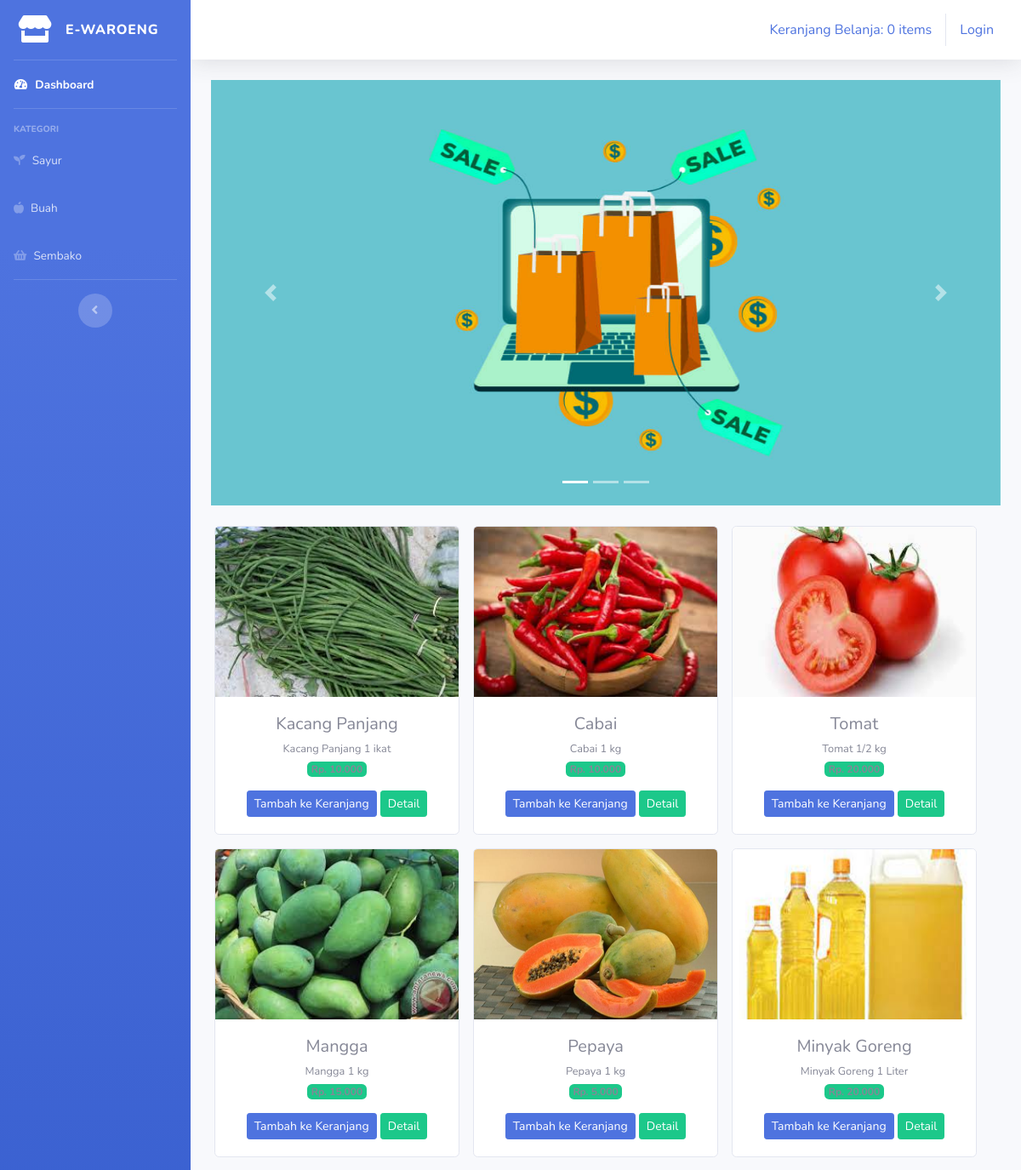
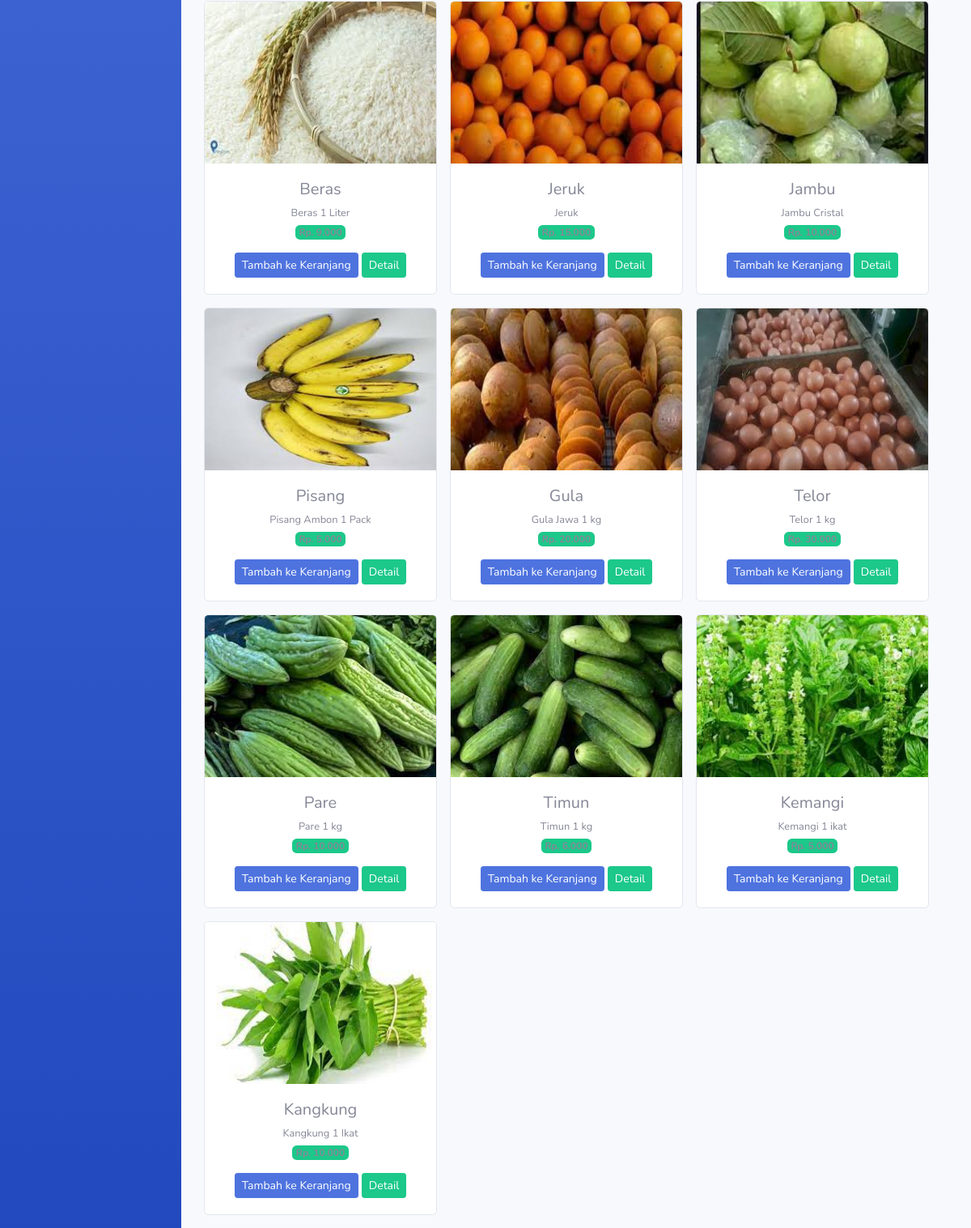
The page / on the database its author committed (2 pictures, top to bottom).
### tables this page shows
CREATE TABLE `tb_barang` (
  `id_brg` int(11) NOT NULL,
  `nama_brg` varchar(120) NOT NULL,
  `keterangan` varchar(225) NOT NULL,
  `kategori` varchar(60) NOT NULL,
  `harga` int(11) NOT NULL,
  `stok` int(4) NOT NULL,
  `gambar` text NOT NULL
);

### application/controllers/Welcome.php (called while the page is built, shortened)
<?php
class Welcome extends CI_Controller {
	public function index()
    {
        $data['barang'] = $this->model_barang->tampil_data()->result();
        $this->load->view('templates/header');
        $this->load->view('templates/sidebar');
        $this->load->view('dashboard', $data);
        $this->load->view('templates/footer');
    }
}

### index.php (called while the page is built, shortened)
<?php
require_once BASEPATH.'core/CodeIgniter.php';

### application/models/model_barang.php (called while the page is built, shortened)
<?php
class model_barang extends CI_Model{
    public function tampil_data(){
        return $this->db->get('tb_barang');
    }
}

### application/views/dashboard.php (the view, shortened to what this page needs)
<div class="container-fluid">
    <div id="carouselExampleIndicators" class="carousel slide" data-ride="carousel">
        <ol class="carousel-indicators">
            <li data-target="#carouselExampleIndicators" data-slide-to="0" class="active"></li>
            <li data-target="#carouselExampleIndicators" data-slide-to="1"></li>
            <li data-target="#carouselExampleIndicators" data-slide-to="2"></li>
        </ol>
        <div class="carousel-inner">
            <div class="carousel-item active">
            <img class="d-block w-100" src="<?php echo base_url('assets/img/slide1.jpg') ?>" alt="First slide" height="500">
            </div>
        </div>
        <a class="carousel-control-prev" href="#carouselExampleIndicators" role="button" data-slide="prev">
            <span class="carousel-control-prev-icon" aria-hidden="true"></span>
        </a>
        <a class="carousel-control-next" href="#carouselExampleIndicators" role="button" data-slide="next">
            <span class="carousel-control-next-icon" aria-hidden="true"></span>
        </a>
    </div>
    <div class="row text-center mt-4">
        <?php foreach ($barang as $brg) : ?>
            <div class="card ml-3 mb-3" style="width: 18rem;">
                <img src="<?php echo base_url().'/uploads/'.$brg->gambar ?>" class="card-img-top" alt="..." height="200">
                <div class="card-body">
                    <h5 class="card-title mb-1"><?php echo $brg->nama_brg ?></h5>
                    <small><?php echo $brg->keterangan ?></small><br>
                    <span class="badge bg-success mb-3">Rp. <?php
                        echo number_format($brg->harga, 0,',','.') ?></span><br>
                    <?php echo anchor('dashboard/tambah_ke_keranjang/'.$brg
                        ->id_brg, '<div class="btn btn-sm btn-primary">Tambah ke Keranjang</div>')?>
                    <?php echo anchor('dashboard/detail/'.$brg
                        ->id_brg, '<div class="btn btn-sm btn-success">Detail</div>')?>
                </div>
            </div>
        <?php endforeach; ?>
    </div>
</div>

### application/views/templates/header.php (shortened to what this page needs)
<!DOCTYPE html>
<html lang="en">
<head>
    <link href="<?php echo base_url() ?>assets/vendor/fontawesome-free/css/all.min.css" rel="stylesheet" type="text/css">
    <link href="<?php echo base_url() ?>assets/css/sb-admin-2.min.css" rel="stylesheet">
</head>

### application/views/templates/sidebar.php (shortened to what this page needs)
<body id="page-top">
    <div id="wrapper">
        <ul class="navbar-nav bg-gradient-primary sidebar sidebar-dark accordion" id="accordionSidebar">
            <a class="sidebar-brand d-flex align-items-center justify-content-center">
                <div class="sidebar-brand-icon ">
                    <i class="fas fa-store"></i>
                </div>
                <div class="sidebar-brand-text mx-3">E-WAROENG</div>
            </a>
            <hr class="sidebar-divider my-0">
            <li class="nav-item active">
                <a class="nav-link" href="<?php echo base_url('welcome') ?>">
                    <i class="fas fa-fw fa-tachometer-alt"></i>
                    <span>Dashboard</span></a>
            </li>
            <hr class="sidebar-divider">
            <div class="sidebar-heading">
                Kategori
            </div>
            <li class="nav-item">
                <a class="nav-link" href="<?php echo base_url('kategori/sayur') ?>">
                    <i class="fas fa-seedling"></i>
                    <span>Sayur</span></a>
            </li>
            <li class="nav-item">
                <a class="nav-link" href="<?php echo base_url('kategori/buah') ?>">
                    <i class="fas fa-apple-alt"></i>
                    <span>Buah</span></a>
            </li>
            <li class="nav-item">
                <a class="nav-link" href="<?php echo base_url('kategori/sembako') ?>">
                    <i class="fas fa-shopping-basket"></i>
                    <span>Sembako</span></a>
            </li>
            <hr class="sidebar-divider d-none d-md-block">
            <div class="text-center d-none d-md-inline">
                <button class="rounded-circle border-0" id="sidebarToggle"></button>
            </div>
        </ul>
        <div id="content-wrapper" class="d-flex flex-column">
            <div id="content">
                <nav class="navbar navbar-expand navbar-light bg-white topbar mb-4 static-top shadow">
                    <ul class="navbar-nav ml-auto">
                        <div class="navbar">
                            <ul class="nav navbar-nav navbar-right">
                                <li>
                                    <?php
                                    $keranjang = 'Keranjang Belanja: ' . $this->cart->total_items() . ' items'
                                    ?>
                                    <?php echo anchor('dashboard/detail_keranjang', $keranjang) ?>
                                </li>
                            </ul>
                            <ul class="na navbar-nav navbar-right">
                                <?php if ($this->session->userdata('username')) {
                                ?>
                                    <li>
                                        <div>Selamat Datang <?php echo $this->session->userdata('username') ?></div>
                                    </li>
                                    <li class="ml-2"><?php echo anchor('auth/logout', 'Logout') ?></li>
                                <?php } else { ?>
                                    <li><?php echo anchor('auth/login', 'Login'); ?></li>
                                <?php } ?>
                            </ul>
                        </div>
                    </ul>
                </nav>

### application/views/templates/footer.php (shortened to what this page needs)
</body>
</html>

### rows shown on the page
tb_barang: gambar (picture), nama_brg "Kacang Panjang", keterangan "Kacang Panjang 1 ikat", harga "10.000", id_brg "Tambah ke Keranjang", id_brg "Detail"
tb_barang: gambar (picture), nama_brg "Cabai", keterangan "Cabai 1 kg", harga "10.000", id_brg "Tambah ke Keranjang", id_brg "Detail"
tb_barang: gambar (picture), nama_brg "Tomat", keterangan "Tomat 1/2 kg", harga "20.000", id_brg "Tambah ke Keranjang", id_brg "Detail"
tb_barang: gambar (picture), nama_brg "Mangga", keterangan "Mangga 1 kg", harga "15.000", id_brg "Tambah ke Keranjang", id_brg "Detail"
tb_barang: gambar (picture), nama_brg "Pepaya", keterangan "Pepaya 1 kg", harga "5.000", id_brg "Tambah ke Keranjang", id_brg "Detail"
tb_barang: gambar (picture), nama_brg "Minyak Goreng", keterangan "Minyak Goreng 1 Liter", harga "20.000", id_brg "Tambah ke Keranjang", id_brg "Detail"
tb_barang: gambar (picture), nama_brg "Beras", keterangan "Beras 1 Liter", harga "9.000", id_brg "Tambah ke Keranjang", id_brg "Detail"
tb_barang: gambar (picture), nama_brg "Jeruk", keterangan "Jeruk", harga "15.000", id_brg "Tambah ke Keranjang", id_brg "Detail"
tb_barang: gambar (picture), nama_brg "Jambu", keterangan "Jambu Cristal", harga "10.000", id_brg "Tambah ke Keranjang", id_brg "Detail"
tb_barang: gambar (picture), nama_brg "Pisang", keterangan "Pisang Ambon 1 Pack", harga "5.000", id_brg "Tambah ke Keranjang", id_brg "Detail"
tb_barang: gambar (picture), nama_brg "Gula", keterangan "Gula Jawa 1 kg", harga "20.000", id_brg "Tambah ke Keranjang", id_brg "Detail"
tb_barang: gambar (picture), nama_brg "Telor", keterangan "Telor 1 kg", harga "30.000", id_brg "Tambah ke Keranjang", id_brg "Detail"
tb_barang: gambar (picture), nama_brg "Pare", keterangan "Pare 1 kg", harga "10.000", id_brg "Tambah ke Keranjang", id_brg "Detail"
tb_barang: gambar (picture), nama_brg "Timun", keterangan "Timun 1 kg", harga "6.000", id_brg "Tambah ke Keranjang", id_brg "Detail"
tb_barang: gambar (picture), nama_brg "Kemangi", keterangan "Kemangi 1 ikat", harga "5.000", id_brg "Tambah ke Keranjang", id_brg "Detail"
tb_barang: gambar (picture), nama_brg "Kangkung", keterangan "Kangkung 1 Ikat", harga "10.000", id_brg "Tambah ke Keranjang", id_brg "Detail"

### other values the page prints
anchor('dashboard/detail_keranjang', $keranjang) "Keranjang Belanja: 0 items"
anchor('auth/login', 'Login') "Login"
